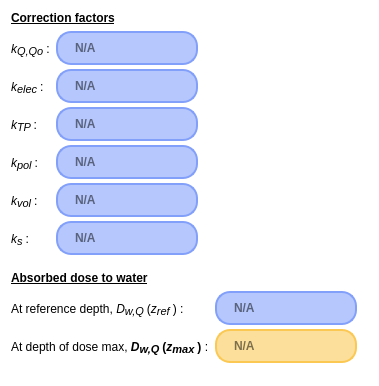
            <widget class="QWidget" name="calSummaryScroll">
             <property name="geometry">
              <rect>
               <x>0</x>
               <y>0</y>
               <width>379</width>
               <height>386</height>
              </rect>
             </property>
             <property name="sizePolicy">
              <sizepolicy hsizetype="Expanding" vsizetype="MinimumExpanding">
               <horstretch>0</horstretch>
               <verstretch>0</verstretch>
              </sizepolicy>
             </property>
             <property name="autoFillBackground">
              <bool>false</bool>
             </property>
             <property name="styleSheet">
              <string notr="true">background-color: rgba(252, 247, 247, 0);</string>
             </property>
             <layout class="QVBoxLayout" name="verticalLayout_5">
              <item>
               <widget class="QLabel" name="corrFactorsLabel">
                <property name="sizePolicy">
                 <sizepolicy hsizetype="Fixed" vsizetype="Fixed">
                  <horstretch>0</horstretch>
                  <verstretch>0</verstretch>
                 </sizepolicy>
                </property>
                <property name="text">
                 <string>&lt;html&gt;&lt;head/&gt;&lt;body&gt;&lt;p&gt;&lt;span style=&quot; font-weight:700; text-decoration: underline;&quot;&gt;Correction factors&lt;/span&gt;&lt;/p&gt;&lt;/body&gt;&lt;/html&gt;</string>
                </property>
               </widget>
              </item>
              <item>
               <layout class="QFormLayout" name="corrFactorFL">
                <property name="fieldGrowthPolicy">
                 <enum>QFormLayout::ExpandingFieldsGrow</enum>
                </property>
                <property name="verticalSpacing">
                 <number>4</number>
                </property>
                <item row="0" column="0">
                 <widget class="QLabel" name="kQLabel">
                  <property name="text">
                   <string>&lt;html&gt;&lt;head/&gt;&lt;body&gt;&lt;p&gt;&lt;span style=&quot; font-style:italic;&quot;&gt;k&lt;/span&gt;&lt;span style=&quot; font-size:12pt; font-style:italic; vertical-align:sub;&quot;&gt;Q,Qo &lt;/span&gt;:&lt;/p&gt;&lt;/body&gt;&lt;/html&gt;</string>
                  </property>
                 </widget>
                </item>
                <item row="0" column="1">
                 <widget class="QLineEdit" name="kQLE">
                  <property name="sizePolicy">
                   <sizepolicy hsizetype="Fixed" vsizetype="Fixed">
                    <horstretch>0</horstretch>
                    <verstretch>0</verstretch>
                   </sizepolicy>
                  </property>
                  <property name="focusPolicy">
                   <enum>Qt::NoFocus</enum>
                  </property>
                  <property name="contextMenuPolicy">
                   <enum>Qt::NoContextMenu</enum>
                  </property>
                  <property name="styleSheet">
                   <string notr="true">border-radius: 15px;
border-color: rgb(130, 160, 250);
border-style: solid;
border-width:2px;
background-color: rgba(130, 160, 250,150);
padding-left: 15px;
height: 30px;
font-weight: bold</string>
                  </property>
                  <property name="readOnly">
                   <bool>true</bool>
                  </property>
                  <property name="placeholderText">
                   <string>N/A</string>
                  </property>
                 </widget>
                </item>
                <item row="1" column="0">
                 <widget class="QLabel" name="kElecLabel">
                  <property name="sizePolicy">
                   <sizepolicy hsizetype="Preferred" vsizetype="Preferred">
                    <horstretch>0</horstretch>
                    <verstretch>0</verstretch>
                   </sizepolicy>
                  </property>
                  <property name="text">
                   <string>&lt;html&gt;&lt;head/&gt;&lt;body&gt;&lt;p&gt;&lt;span style=&quot; font-style:italic;&quot;&gt;k&lt;/span&gt;&lt;span style=&quot; font-size:12pt; font-style:italic; vertical-align:sub;&quot;&gt;elec &lt;/span&gt;:&lt;/p&gt;&lt;/body&gt;&lt;/html&gt;</string>
                  </property>
                  <property name="alignment">
                   <set>Qt::AlignLeading|Qt::AlignLeft|Qt::AlignVCenter</set>
                  </property>
                 </widget>
                </item>
                <item row="1" column="1">
                 <widget class="QLineEdit" name="kElecLE">
                  <property name="enabled">
                   <bool>true</bool>
                  </property>
                  <property name="sizePolicy">
                   <sizepolicy hsizetype="Fixed" vsizetype="Fixed">
                    <horstretch>0</horstretch>
                    <verstretch>0</verstretch>
                   </sizepolicy>
                  </property>
                  <property name="focusPolicy">
                   <enum>Qt::NoFocus</enum>
                  </property>
                  <property name="contextMenuPolicy">
                   <enum>Qt::NoContextMenu</enum>
                  </property>
                  <property name="autoFillBackground">
                   <bool>false</bool>
                  </property>
                  <property name="styleSheet">
                   <string notr="true">border-radius: 15px;
border-color: rgb(130, 160, 250);
border-style: solid;
border-width:2px;
background-color: rgba(130, 160, 250,150);
padding-left: 15px;
height: 30px;
font-weight: bold</string>
                  </property>
                  <property name="text">
                   <string/>
                  </property>
                  <property name="frame">
                   <bool>true</bool>
                  </property>
                  <property name="alignment">
                   <set>Qt::AlignLeading|Qt::AlignLeft|Qt::AlignVCenter</set>
                  </property>
                  <property name="readOnly">
                   <bool>true</bool>
                  </property>
                  <property name="placeholderText">
                   <string>N/A</string>
                  </property>
                 </widget>
                </item>
                <item row="2" column="0">
                 <widget class="QLabel" name="kTPLabel">
                  <property name="text">
                   <string>&lt;html&gt;&lt;head/&gt;&lt;body&gt;&lt;p&gt;&lt;span style=&quot; font-style:italic;&quot;&gt;k&lt;/span&gt;&lt;span style=&quot; font-size:12pt; font-style:italic; vertical-align:sub;&quot;&gt;TP &lt;/span&gt;:&lt;/p&gt;&lt;/body&gt;&lt;/html&gt;</string>
                  </property>
                 </widget>
                </item>
                <item row="2" column="1">
                 <widget class="QLineEdit" name="kTPLE">
                  <property name="sizePolicy">
                   <sizepolicy hsizetype="Fixed" vsizetype="Fixed">
                    <horstretch>0</horstretch>
                    <verstretch>0</verstretch>
                   </sizepolicy>
                  </property>
                  <property name="focusPolicy">
                   <enum>Qt::NoFocus</enum>
                  </property>
                  <property name="contextMenuPolicy">
                   <enum>Qt::NoContextMenu</enum>
                  </property>
                  <property name="styleSheet">
                   <string notr="true">border-radius: 15px;
border-color: rgb(130, 160, 250);
border-style: solid;
border-width:2px;
background-color: rgba(130, 160, 250,150);
padding-left: 15px;
height: 30px;
font-weight: bold</string>
                  </property>
                  <property name="text">
                   <string/>
                  </property>
                  <property name="readOnly">
                   <bool>true</bool>
                  </property>
                  <property name="placeholderText">
                   <string>N/A</string>
                  </property>
                 </widget>
                </item>
                <item row="3" column="0">
                 <widget class="QLabel" name="kPolLabel">
                  <property name="text">
                   <string>&lt;html&gt;&lt;head/&gt;&lt;body&gt;&lt;p&gt;&lt;span style=&quot; font-style:italic;&quot;&gt;k&lt;/span&gt;&lt;span style=&quot; font-size:12pt; font-style:italic; vertical-align:sub;&quot;&gt;pol &lt;/span&gt;:&lt;/p&gt;&lt;/body&gt;&lt;/html&gt;</string>
                  </property>
                 </widget>
                </item>
                <item row="3" column="1">
                 <widget class="QLineEdit" name="kPolLE">
                  <property name="sizePolicy">
                   <sizepolicy hsizetype="Fixed" vsizetype="Fixed">
                    <horstretch>0</horstretch>
                    <verstretch>0</verstretch>
                   </sizepolicy>
                  </property>
                  <property name="focusPolicy">
                   <enum>Qt::NoFocus</enum>
                  </property>
                  <property name="contextMenuPolicy">
                   <enum>Qt::NoContextMenu</enum>
                  </property>
                  <property name="styleSheet">
                   <string notr="true">border-radius: 15px;
border-color: rgb(130, 160, 250);
border-style: solid;
border-width:2px;
background-color: rgba(130, 160, 250,150);
padding-left: 15px;
height: 30px;
font-weight: bold</string>
                  </property>
                  <property name="readOnly">
                   <bool>true</bool>
                  </property>
                  <property name="placeholderText">
                   <string>N/A</string>
                  </property>
                 </widget>
                </item>
                <item row="5" column="0">
                 <widget class="QLabel" name="kSLabel">
                  <property name="text">
                   <string>&lt;html&gt;&lt;head/&gt;&lt;body&gt;&lt;p&gt;&lt;span style=&quot; font-style:italic;&quot;&gt;k&lt;/span&gt;&lt;span style=&quot; font-size:12pt; font-style:italic; vertical-align:sub;&quot;&gt;s &lt;/span&gt;:&lt;/p&gt;&lt;/body&gt;&lt;/html&gt;</string>
                  </property>
                 </widget>
                </item>
                <item row="5" column="1">
                 <layout class="QHBoxLayout" name="horizontalLayout_2">
                  <item>
                   <widget class="QLineEdit" name="kSLE">
                    <property name="sizePolicy">
                     <sizepolicy hsizetype="Fixed" vsizetype="Fixed">
                      <horstretch>0</horstretch>
                      <verstretch>0</verstretch>
                     </sizepolicy>
                    </property>
                    <property name="focusPolicy">
                     <enum>Qt::NoFocus</enum>
                    </property>
                    <property name="contextMenuPolicy">
                     <enum>Qt::NoContextMenu</enum>
                    </property>
                    <property name="styleSheet">
                     <string notr="true">border-radius: 15px;
border-color: rgb(130, 160, 250);
border-style: solid;
border-width:2px;
background-color: rgba(130, 160, 250,150);
padding-left: 15px;
height: 30px;
font-weight: bold</string>
                    </property>
                    <property name="readOnly">
                     <bool>true</bool>
                    </property>
                    <property name="placeholderText">
                     <string>N/A</string>
                    </property>
                   </widget>
                  </item>
                  <item>
                   <widget class="QLabel" name="ks_status_icon">
                    <property name="sizePolicy">
                     <sizepolicy hsizetype="Fixed" vsizetype="Fixed">
                      <horstretch>0</horstretch>
                      <verstretch>0</verstretch>
                     </sizepolicy>
                    </property>
                    <property name="maximumSize">
                     <size>
                      <width>24</width>
                      <height>24</height>
                     </size>
                    </property>
                    <property name="text">
                     <string/>
                    </property>
                    <property name="scaledContents">
                     <bool>true</bool>
                    </property>
                   </widget>
                  </item>
                 </layout>
                </item>
                <item row="4" column="0">
                 <widget class="QLabel" name="kVolLabel">
                  <property name="text">
                   <string>&lt;html&gt;&lt;head/&gt;&lt;body&gt;&lt;p&gt;&lt;span style=&quot; font-style:italic;&quot;&gt;k&lt;/span&gt;&lt;span style=&quot; font-size:12pt; font-style:italic; vertical-align:sub;&quot;&gt;vol &lt;/span&gt;:&lt;/p&gt;&lt;/body&gt;&lt;/html&gt;</string>
                  </property>
                 </widget>
                </item>
                <item row="4" column="1">
                 <widget class="QLineEdit" name="kVolLE">
                  <property name="sizePolicy">
                   <sizepolicy hsizetype="Fixed" vsizetype="Fixed">
                    <horstretch>0</horstretch>
                    <verstretch>0</verstretch>
                   </sizepolicy>
                  </property>
                  <property name="styleSheet">
                   <string notr="true">border-radius: 15px;
border-color: rgb(130, 160, 250);
border-style: solid;
border-width:2px;
background-color: rgba(130, 160, 250,150);
padding-left: 15px;
height: 30px;
font-weight: bold</string>
                  </property>
                  <property name="readOnly">
                   <bool>true</bool>
                  </property>
                  <property name="placeholderText">
                   <string>N/A</string>
                  </property>
                 </widget>
                </item>
               </layout>
              </item>
              <item>
               <spacer name="verticalSpacer_8">
                <property name="orientation">
                 <enum>Qt::Vertical</enum>
                </property>
                <property name="sizeType">
                 <enum>QSizePolicy::Fixed</enum>
                </property>
                <property name="sizeHint" stdset="0">
                 <size>
                  <width>20</width>
                  <height>10</height>
                 </size>
                </property>
               </spacer>
              </item>
              <item>
               <widget class="QLabel" name="absorsedDoseLabel">
                <property name="sizePolicy">
                 <sizepolicy hsizetype="Fixed" vsizetype="Fixed">
                  <horstretch>0</horstretch>
                  <verstretch>0</verstretch>
                 </sizepolicy>
                </property>
                <property name="text">
                 <string>&lt;html&gt;&lt;head/&gt;&lt;body&gt;&lt;p&gt;&lt;span style=&quot; font-weight:700; text-decoration: underline;&quot;&gt;Absorbed dose to water&lt;/span&gt;&lt;/p&gt;&lt;/body&gt;&lt;/html&gt;</string>
                </property>
               </widget>
              </item>
              <item>
               <layout class="QFormLayout" name="absorbedDoseFL_2">
                <property name="fieldGrowthPolicy">
                 <enum>QFormLayout::AllNonFixedFieldsGrow</enum>
                </property>
                <property name="verticalSpacing">
                 <number>4</number>
                </property>
                <item row="0" column="0">
                 <widget class="QLabel" name="zrefDoseLabel">
                  <property name="sizePolicy">
                   <sizepolicy hsizetype="Fixed" vsizetype="Preferred">
                    <horstretch>0</horstretch>
                    <verstretch>0</verstretch>
                   </sizepolicy>
                  </property>
                  <property name="text">
                   <string>&lt;html&gt;&lt;head/&gt;&lt;body&gt;&lt;p&gt;At reference depth, &lt;span style=&quot; font-style:italic;&quot;&gt;D&lt;/span&gt;&lt;span style=&quot; font-size:12pt; font-style:italic; vertical-align:sub;&quot;&gt;w,Q &lt;/span&gt;(&lt;span style=&quot; font-style:italic;&quot;&gt;z&lt;/span&gt;&lt;span style=&quot; font-size:12pt; font-style:italic; vertical-align:sub;&quot;&gt;ref &lt;/span&gt;) :&lt;/p&gt;&lt;/body&gt;&lt;/html&gt;</string>
                  </property>
                 </widget>
                </item>
                <item row="0" column="1">
                 <widget class="QLineEdit" name="zrefDoseLE">
                  <property name="sizePolicy">
                   <sizepolicy hsizetype="Fixed" vsizetype="Fixed">
                    <horstretch>0</horstretch>
                    <verstretch>0</verstretch>
                   </sizepolicy>
                  </property>
                  <property name="focusPolicy">
                   <enum>Qt::NoFocus</enum>
                  </property>
                  <property name="contextMenuPolicy">
                   <enum>Qt::NoContextMenu</enum>
                  </property>
                  <property name="styleSheet">
                   <string notr="true">border-radius: 15px;
border-color: rgb(130, 160, 250);
border-style: solid;
border-width:2px;
background-color: rgba(130, 160, 250,150);
padding-left: 15px;
height: 30px;
font-weight: bold</string>
                  </property>
                  <property name="readOnly">
                   <bool>true</bool>
                  </property>
                  <property name="placeholderText">
                   <string>N/A</string>
                  </property>
                 </widget>
                </item>
                <item row="1" column="0">
                 <widget class="QLabel" name="zmaxDoseLabel">
                  <property name="sizePolicy">
                   <sizepolicy hsizetype="Fixed" vsizetype="Preferred">
                    <horstretch>0</horstretch>
                    <verstretch>0</verstretch>
                   </sizepolicy>
                  </property>
                  <property name="text">
                   <string>&lt;html&gt;&lt;head/&gt;&lt;body&gt;&lt;p&gt;At depth of dose max, &lt;span style=&quot; font-weight:700; font-style:italic;&quot;&gt;D&lt;/span&gt;&lt;span style=&quot; font-size:12pt; font-weight:700; font-style:italic; vertical-align:sub;&quot;&gt;w,Q &lt;/span&gt;&lt;span style=&quot; font-weight:700;&quot;&gt;(&lt;/span&gt;&lt;span style=&quot; font-weight:700; font-style:italic;&quot;&gt;z&lt;/span&gt;&lt;span style=&quot; font-size:12pt; font-weight:700; font-style:italic; vertical-align:sub;&quot;&gt;max &lt;/span&gt;&lt;span style=&quot; font-weight:700;&quot;&gt;)&lt;/span&gt; :&lt;/p&gt;&lt;/body&gt;&lt;/html&gt;</string>
                  </property>
                 </widget>
                </item>
                <item row="1" column="1">
                 <widget class="QLineEdit" name="zmaxDoseLE">
                  <property name="sizePolicy">
                   <sizepolicy hsizetype="Fixed" vsizetype="Fixed">
                    <horstretch>0</horstretch>
                    <verstretch>0</verstretch>
                   </sizepolicy>
                  </property>
                  <property name="focusPolicy">
                   <enum>Qt::NoFocus</enum>
                  </property>
                  <property name="contextMenuPolicy">
                   <enum>Qt::NoContextMenu</enum>
                  </property>
                  <property name="autoFillBackground">
                   <bool>false</bool>
                  </property>
                  <property name="styleSheet">
                   <string notr="true">border-radius: 15px;
border-color: rgb(250, 200, 83);
background-color: rgba(250, 200, 83,150);
border-style: solid;
border-width:2px;
padding-left: 15px;
height: 30px;
font-weight: bold


</string>
                  </property>
                  <property name="text">
                   <string/>
                  </property>
                  <property name="frame">
                   <bool>false</bool>
                  </property>
                  <property name="readOnly">
                   <bool>true</bool>
                  </property>
                  <property name="placeholderText">
                   <string>N/A</string>
                  </property>
                 </widget>
                </item>
               </layout>
              </item>
             </layout>
            </widget>
